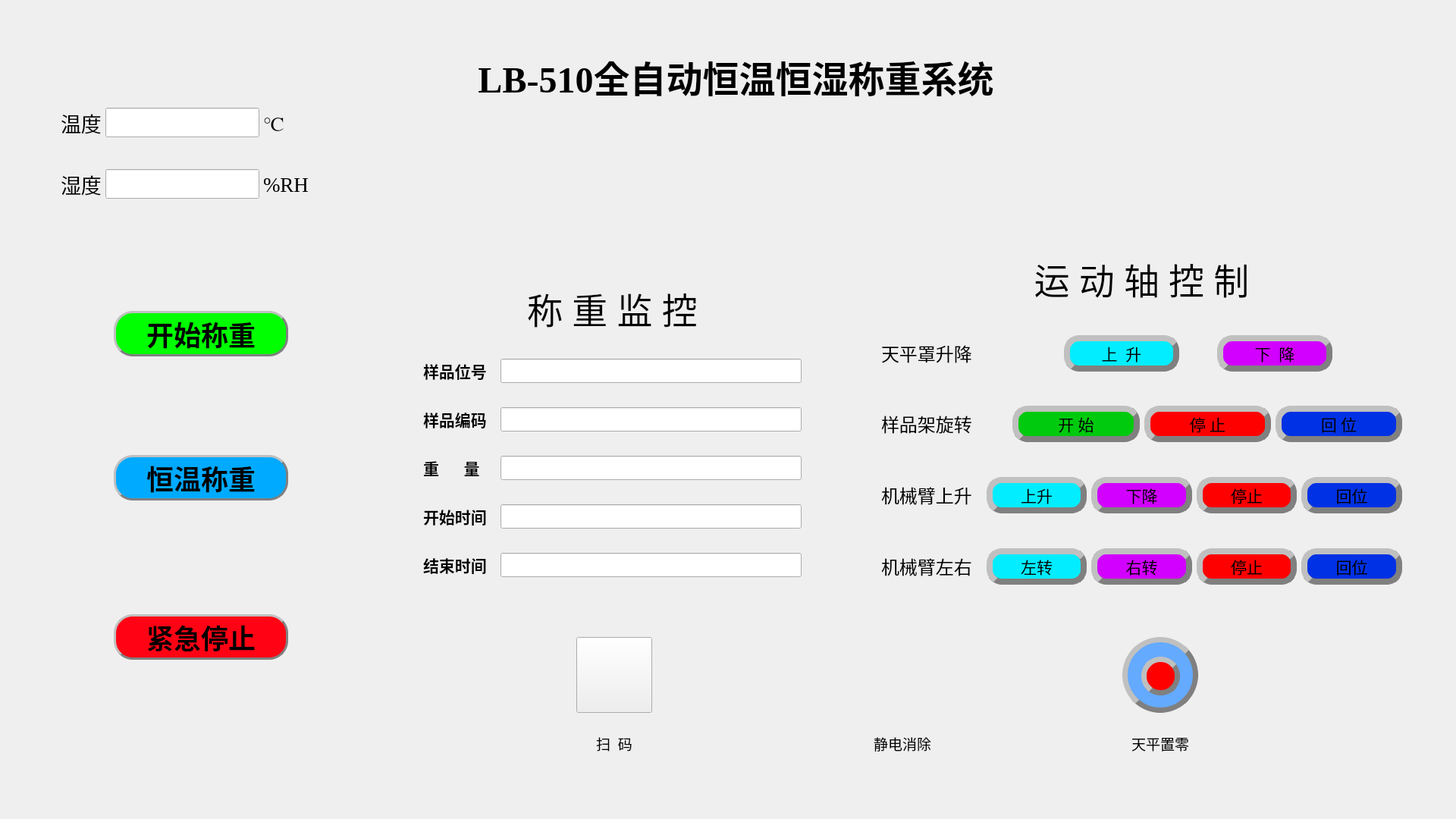
<?xml version="1.0" encoding="UTF-8"?>
<ui version="4.0">
 <class>Form</class>
 <widget class="QWidget" name="Form">
  <property name="geometry">
   <rect>
    <x>0</x>
    <y>0</y>
    <width>1920</width>
    <height>1080</height>
   </rect>
  </property>
  <property name="font">
   <font>
    <family>Times New Roman</family>
    <pointsize>14</pointsize>
    <weight>50</weight>
    <italic>false</italic>
    <bold>false</bold>
   </font>
  </property>
  <property name="mouseTracking">
   <bool>false</bool>
  </property>
  <property name="windowTitle">
   <string>Form</string>
  </property>
  <property name="autoFillBackground">
   <bool>false</bool>
  </property>
  <property name="styleSheet">
   <string notr="true"/>
  </property>
  <property name="windowFilePath">
   <string notr="true"/>
  </property>
  <widget class="QLabel" name="label_5">
   <property name="geometry">
    <rect>
     <x>480</x>
     <y>70</y>
     <width>981</width>
     <height>61</height>
    </rect>
   </property>
   <property name="font">
    <font>
     <family>Times New Roman</family>
     <pointsize>36</pointsize>
     <weight>75</weight>
     <italic>false</italic>
     <bold>true</bold>
     <stylestrategy>PreferDefault</stylestrategy>
    </font>
   </property>
   <property name="layoutDirection">
    <enum>Qt::LeftToRight</enum>
   </property>
   <property name="text">
    <string>LB-510全自动恒温恒湿称重系统</string>
   </property>
   <property name="textFormat">
    <enum>Qt::AutoText</enum>
   </property>
   <property name="alignment">
    <set>Qt::AlignCenter</set>
   </property>
  </widget>
  <widget class="QWidget" name="gridLayoutWidget">
   <property name="geometry">
    <rect>
     <x>60</x>
     <y>110</y>
     <width>421</width>
     <height>173</height>
    </rect>
   </property>
   <layout class="QGridLayout" name="gridLayout_2">
    <property name="leftMargin">
     <number>20</number>
    </property>
    <property name="topMargin">
     <number>12</number>
    </property>
    <property name="rightMargin">
     <number>74</number>
    </property>
    <property name="bottomMargin">
     <number>0</number>
    </property>
    <property name="horizontalSpacing">
     <number>5</number>
    </property>
    <property name="verticalSpacing">
     <number>21</number>
    </property>
    <item row="1" column="0">
     <widget class="QLabel" name="label_4">
      <property name="font">
       <font>
        <family>仿宋</family>
        <pointsize>20</pointsize>
        <weight>50</weight>
        <italic>false</italic>
        <bold>false</bold>
       </font>
      </property>
      <property name="text">
       <string>湿度</string>
      </property>
     </widget>
    </item>
    <item row="0" column="1">
     <widget class="QLineEdit" name="lineEdit_2">
      <property name="font">
       <font>
        <family>Times New Roman</family>
        <pointsize>20</pointsize>
        <weight>50</weight>
        <italic>false</italic>
        <bold>false</bold>
       </font>
      </property>
     </widget>
    </item>
    <item row="0" column="2">
     <widget class="QLabel" name="label_6">
      <property name="font">
       <font>
        <family>Times New Roman</family>
        <pointsize>20</pointsize>
        <weight>50</weight>
        <italic>false</italic>
        <bold>false</bold>
       </font>
      </property>
      <property name="text">
       <string>℃</string>
      </property>
     </widget>
    </item>
    <item row="0" column="0">
     <widget class="QLabel" name="label_2">
      <property name="font">
       <font>
        <family>仿宋</family>
        <pointsize>20</pointsize>
        <weight>50</weight>
        <italic>false</italic>
        <bold>false</bold>
       </font>
      </property>
      <property name="text">
       <string>温度</string>
      </property>
     </widget>
    </item>
    <item row="1" column="2">
     <widget class="QLabel" name="label_7">
      <property name="font">
       <font>
        <family>Times New Roman</family>
        <pointsize>20</pointsize>
        <weight>50</weight>
        <italic>false</italic>
        <bold>false</bold>
       </font>
      </property>
      <property name="text">
       <string>%RH</string>
      </property>
     </widget>
    </item>
    <item row="1" column="1">
     <widget class="QLineEdit" name="lineEdit_3">
      <property name="font">
       <font>
        <family>Times New Roman</family>
        <pointsize>20</pointsize>
        <weight>50</weight>
        <italic>false</italic>
        <bold>false</bold>
       </font>
      </property>
     </widget>
    </item>
   </layout>
  </widget>
  <widget class="QPushButton" name="pushButton_3">
   <property name="geometry">
    <rect>
     <x>1480</x>
     <y>840</y>
     <width>100</width>
     <height>100</height>
    </rect>
   </property>
   <property name="sizePolicy">
    <sizepolicy hsizetype="Minimum" vsizetype="Fixed">
     <horstretch>0</horstretch>
     <verstretch>0</verstretch>
    </sizepolicy>
   </property>
   <property name="font">
    <font>
     <family>黑体</family>
     <pointsize>14</pointsize>
     <weight>75</weight>
     <italic>false</italic>
     <bold>true</bold>
    </font>
   </property>
   <property name="focusPolicy">
    <enum>Qt::ClickFocus</enum>
   </property>
   <property name="layoutDirection">
    <enum>Qt::LeftToRight</enum>
   </property>
   <property name="styleSheet">
    <string notr="true">QPushButton{
	background-color: rgb(100, 170, 255);
        	color: green;   
       	 	border-radius: 50px;  border: 7px groove gray;
        	border-style: outset;
}</string>
   </property>
   <property name="text">
    <string/>
   </property>
   <property name="checkable">
    <bool>false</bool>
   </property>
  </widget>
  <widget class="QPushButton" name="pushButton">
   <property name="geometry">
    <rect>
     <x>150</x>
     <y>410</y>
     <width>230</width>
     <height>60</height>
    </rect>
   </property>
   <property name="sizePolicy">
    <sizepolicy hsizetype="Minimum" vsizetype="Fixed">
     <horstretch>0</horstretch>
     <verstretch>0</verstretch>
    </sizepolicy>
   </property>
   <property name="font">
    <font>
     <family>黑体</family>
     <pointsize>27</pointsize>
     <weight>75</weight>
     <italic>false</italic>
     <bold>true</bold>
    </font>
   </property>
   <property name="focusPolicy">
    <enum>Qt::ClickFocus</enum>
   </property>
   <property name="layoutDirection">
    <enum>Qt::RightToLeft</enum>
   </property>
   <property name="styleSheet">
    <string notr="true">
QPushButton{
            background-color: rgb(0, 255, 0);
       	 	border-radius: 25px;  border: 3px groove gray;
        	border-style: outset;
}</string>
   </property>
   <property name="text">
    <string>开始称重</string>
   </property>
   <property name="checkable">
    <bool>false</bool>
   </property>
  </widget>
  <widget class="QPushButton" name="pushButton_4">
   <property name="geometry">
    <rect>
     <x>150</x>
     <y>600</y>
     <width>230</width>
     <height>60</height>
    </rect>
   </property>
   <property name="font">
    <font>
     <family>黑体</family>
     <pointsize>27</pointsize>
     <weight>75</weight>
     <italic>false</italic>
     <bold>true</bold>
    </font>
   </property>
   <property name="styleSheet">
    <string notr="true">
QPushButton{
            background-color: rgb(0, 170, 255);
       	 	border-radius: 25px;  border: 3px groove gray;
        	border-style: outset;
}</string>
   </property>
   <property name="text">
    <string>恒温称重</string>
   </property>
  </widget>
  <widget class="QPushButton" name="pushButton_2">
   <property name="geometry">
    <rect>
     <x>150</x>
     <y>810</y>
     <width>230</width>
     <height>60</height>
    </rect>
   </property>
   <property name="sizePolicy">
    <sizepolicy hsizetype="Minimum" vsizetype="Fixed">
     <horstretch>0</horstretch>
     <verstretch>0</verstretch>
    </sizepolicy>
   </property>
   <property name="font">
    <font>
     <family>等线</family>
     <pointsize>27</pointsize>
     <weight>75</weight>
     <italic>false</italic>
     <bold>true</bold>
    </font>
   </property>
   <property name="focusPolicy">
    <enum>Qt::ClickFocus</enum>
   </property>
   <property name="layoutDirection">
    <enum>Qt::RightToLeft</enum>
   </property>
   <property name="styleSheet">
    <string notr="true">
QPushButton{
           background-color: rgb(255, 3, 20); 
       	 	border-radius: 25px;  border: 3px groove gray;
        	border-style: outset;
}

</string>
   </property>
   <property name="text">
    <string>紧急停止</string>
   </property>
   <property name="checkable">
    <bool>false</bool>
   </property>
  </widget>
  <widget class="QWidget" name="layoutWidget">
   <property name="geometry">
    <rect>
     <x>550</x>
     <y>360</y>
     <width>511</width>
     <height>421</height>
    </rect>
   </property>
   <layout class="QGridLayout" name="gridLayout">
    <property name="leftMargin">
     <number>8</number>
    </property>
    <property name="topMargin">
     <number>12</number>
    </property>
    <property name="rightMargin">
     <number>4</number>
    </property>
    <property name="bottomMargin">
     <number>20</number>
    </property>
    <property name="horizontalSpacing">
     <number>18</number>
    </property>
    <property name="verticalSpacing">
     <number>32</number>
    </property>
    <item row="3" column="1">
     <widget class="QLineEdit" name="lineEdit">
      <property name="sizePolicy">
       <sizepolicy hsizetype="Preferred" vsizetype="Ignored">
        <horstretch>0</horstretch>
        <verstretch>0</verstretch>
       </sizepolicy>
      </property>
      <property name="font">
       <font>
        <family>Times New Roman</family>
        <pointsize>13</pointsize>
        <weight>50</weight>
        <italic>false</italic>
        <bold>false</bold>
       </font>
      </property>
      <property name="focusPolicy">
       <enum>Qt::ClickFocus</enum>
      </property>
      <property name="contextMenuPolicy">
       <enum>Qt::NoContextMenu</enum>
      </property>
      <property name="layoutDirection">
       <enum>Qt::RightToLeft</enum>
      </property>
      <property name="cursorMoveStyle">
       <enum>Qt::LogicalMoveStyle</enum>
      </property>
     </widget>
    </item>
    <item row="1" column="1">
     <widget class="QLineEdit" name="lineEdit_4">
      <property name="sizePolicy">
       <sizepolicy hsizetype="Preferred" vsizetype="Ignored">
        <horstretch>0</horstretch>
        <verstretch>0</verstretch>
       </sizepolicy>
      </property>
      <property name="minimumSize">
       <size>
        <width>0</width>
        <height>0</height>
       </size>
      </property>
      <property name="sizeIncrement">
       <size>
        <width>0</width>
        <height>0</height>
       </size>
      </property>
      <property name="font">
       <font>
        <family>Times New Roman</family>
        <pointsize>13</pointsize>
        <weight>50</weight>
        <italic>false</italic>
        <bold>false</bold>
       </font>
      </property>
      <property name="alignment">
       <set>Qt::AlignLeading|Qt::AlignLeft|Qt::AlignVCenter</set>
      </property>
      <property name="placeholderText">
       <string/>
      </property>
      <property name="cursorMoveStyle">
       <enum>Qt::VisualMoveStyle</enum>
      </property>
     </widget>
    </item>
    <item row="1" column="0">
     <widget class="QLabel" name="label_10">
      <property name="font">
       <font>
        <family>等线 Light</family>
        <pointsize>16</pointsize>
        <weight>75</weight>
        <italic>false</italic>
        <bold>true</bold>
       </font>
      </property>
      <property name="text">
       <string>样品位号</string>
      </property>
     </widget>
    </item>
    <item row="0" column="0" colspan="2">
     <widget class="QLabel" name="label_9">
      <property name="font">
       <font>
        <family>隶书</family>
        <pointsize>35</pointsize>
        <weight>50</weight>
        <italic>false</italic>
        <bold>false</bold>
       </font>
      </property>
      <property name="text">
       <string>称 重 监 控</string>
      </property>
      <property name="alignment">
       <set>Qt::AlignCenter</set>
      </property>
     </widget>
    </item>
    <item row="4" column="1">
     <widget class="QLineEdit" name="lineEdit_5">
      <property name="sizePolicy">
       <sizepolicy hsizetype="Preferred" vsizetype="Ignored">
        <horstretch>0</horstretch>
        <verstretch>0</verstretch>
       </sizepolicy>
      </property>
      <property name="minimumSize">
       <size>
        <width>0</width>
        <height>0</height>
       </size>
      </property>
      <property name="sizeIncrement">
       <size>
        <width>0</width>
        <height>0</height>
       </size>
      </property>
      <property name="font">
       <font>
        <family>Times New Roman</family>
        <pointsize>13</pointsize>
        <weight>50</weight>
        <italic>false</italic>
        <bold>false</bold>
       </font>
      </property>
     </widget>
    </item>
    <item row="5" column="1">
     <widget class="QLineEdit" name="lineEdit_6">
      <property name="sizePolicy">
       <sizepolicy hsizetype="Preferred" vsizetype="Ignored">
        <horstretch>0</horstretch>
        <verstretch>0</verstretch>
       </sizepolicy>
      </property>
      <property name="minimumSize">
       <size>
        <width>0</width>
        <height>0</height>
       </size>
      </property>
      <property name="sizeIncrement">
       <size>
        <width>0</width>
        <height>0</height>
       </size>
      </property>
      <property name="font">
       <font>
        <family>Times New Roman</family>
        <pointsize>13</pointsize>
        <weight>50</weight>
        <italic>false</italic>
        <bold>false</bold>
       </font>
      </property>
     </widget>
    </item>
    <item row="2" column="1">
     <widget class="QLineEdit" name="lineEdit_7">
      <property name="sizePolicy">
       <sizepolicy hsizetype="Preferred" vsizetype="Ignored">
        <horstretch>0</horstretch>
        <verstretch>0</verstretch>
       </sizepolicy>
      </property>
      <property name="font">
       <font>
        <family>Times New Roman</family>
        <pointsize>13</pointsize>
        <weight>50</weight>
        <italic>false</italic>
        <bold>false</bold>
       </font>
      </property>
     </widget>
    </item>
    <item row="3" column="0">
     <widget class="QLabel" name="label">
      <property name="sizePolicy">
       <sizepolicy hsizetype="Preferred" vsizetype="Preferred">
        <horstretch>0</horstretch>
        <verstretch>0</verstretch>
       </sizepolicy>
      </property>
      <property name="font">
       <font>
        <family>等线 Light</family>
        <pointsize>16</pointsize>
        <weight>75</weight>
        <italic>false</italic>
        <bold>true</bold>
       </font>
      </property>
      <property name="focusPolicy">
       <enum>Qt::NoFocus</enum>
      </property>
      <property name="contextMenuPolicy">
       <enum>Qt::DefaultContextMenu</enum>
      </property>
      <property name="layoutDirection">
       <enum>Qt::LeftToRight</enum>
      </property>
      <property name="text">
       <string>重      量</string>
      </property>
     </widget>
    </item>
    <item row="5" column="0">
     <widget class="QLabel" name="label_12">
      <property name="sizePolicy">
       <sizepolicy hsizetype="Fixed" vsizetype="Preferred">
        <horstretch>0</horstretch>
        <verstretch>0</verstretch>
       </sizepolicy>
      </property>
      <property name="font">
       <font>
        <family>等线 Light</family>
        <pointsize>16</pointsize>
        <weight>75</weight>
        <italic>false</italic>
        <bold>true</bold>
       </font>
      </property>
      <property name="text">
       <string>结束时间</string>
      </property>
     </widget>
    </item>
    <item row="4" column="0">
     <widget class="QLabel" name="label_11">
      <property name="font">
       <font>
        <family>等线 Light</family>
        <pointsize>16</pointsize>
        <weight>75</weight>
        <italic>false</italic>
        <bold>true</bold>
       </font>
      </property>
      <property name="text">
       <string>开始时间</string>
      </property>
     </widget>
    </item>
    <item row="2" column="0">
     <widget class="QLabel" name="label_17">
      <property name="font">
       <font>
        <family>等线 Light</family>
        <pointsize>16</pointsize>
        <weight>75</weight>
        <italic>false</italic>
        <bold>true</bold>
       </font>
      </property>
      <property name="text">
       <string>样品编码</string>
      </property>
     </widget>
    </item>
   </layout>
  </widget>
  <widget class="QPushButton" name="pushButton_7">
   <property name="geometry">
    <rect>
     <x>760</x>
     <y>840</y>
     <width>100</width>
     <height>100</height>
    </rect>
   </property>
   <property name="font">
    <font>
     <family>SimSun</family>
     <pointsize>12</pointsize>
     <weight>50</weight>
     <italic>false</italic>
     <bold>false</bold>
    </font>
   </property>
   <property name="styleSheet">
    <string notr="true">image: url(:/loobo/code.jpg);</string>
   </property>
   <property name="text">
    <string/>
   </property>
  </widget>
  <widget class="QPushButton" name="pushButton_8">
   <property name="geometry">
    <rect>
     <x>1140</x>
     <y>840</y>
     <width>100</width>
     <height>100</height>
    </rect>
   </property>
   <property name="styleSheet">
    <string notr="true">QPushButton{
            image: url(:/loobo/icon1.jpg);
        	color: green;   
       	 	border-radius: 30px;  border: 0px groove gray;
        	border-style: outset;
}</string>
   </property>
   <property name="text">
    <string/>
   </property>
  </widget>
  <widget class="QLabel" name="label_13">
   <property name="geometry">
    <rect>
     <x>760</x>
     <y>960</y>
     <width>100</width>
     <height>41</height>
    </rect>
   </property>
   <property name="sizePolicy">
    <sizepolicy hsizetype="Preferred" vsizetype="Preferred">
     <horstretch>0</horstretch>
     <verstretch>0</verstretch>
    </sizepolicy>
   </property>
   <property name="font">
    <font>
     <family>仿宋</family>
     <pointsize>14</pointsize>
     <weight>50</weight>
     <italic>false</italic>
     <bold>false</bold>
    </font>
   </property>
   <property name="text">
    <string>扫  码</string>
   </property>
   <property name="alignment">
    <set>Qt::AlignCenter</set>
   </property>
  </widget>
  <widget class="QLabel" name="label_14">
   <property name="geometry">
    <rect>
     <x>1140</x>
     <y>960</y>
     <width>100</width>
     <height>41</height>
    </rect>
   </property>
   <property name="font">
    <font>
     <family>仿宋</family>
     <pointsize>14</pointsize>
     <weight>50</weight>
     <italic>false</italic>
     <bold>false</bold>
     <underline>false</underline>
     <strikeout>false</strikeout>
     <kerning>false</kerning>
    </font>
   </property>
   <property name="mouseTracking">
    <bool>false</bool>
   </property>
   <property name="text">
    <string>静电消除</string>
   </property>
   <property name="alignment">
    <set>Qt::AlignCenter</set>
   </property>
  </widget>
  <widget class="QWidget" name="layoutWidget">
   <property name="geometry">
    <rect>
     <x>1160</x>
     <y>310</y>
     <width>691</width>
     <height>481</height>
    </rect>
   </property>
   <layout class="QVBoxLayout" name="verticalLayout_8">
    <property name="leftMargin">
     <number>2</number>
    </property>
    <property name="topMargin">
     <number>8</number>
    </property>
    <property name="rightMargin">
     <number>2</number>
    </property>
    <property name="bottomMargin">
     <number>0</number>
    </property>
    <item>
     <layout class="QVBoxLayout" name="verticalLayout">
      <item>
       <widget class="QLabel" name="label_8">
        <property name="enabled">
         <bool>true</bool>
        </property>
        <property name="font">
         <font>
          <family>隶书</family>
          <pointsize>35</pointsize>
          <weight>50</weight>
          <italic>false</italic>
          <bold>false</bold>
          <kerning>true</kerning>
         </font>
        </property>
        <property name="layoutDirection">
         <enum>Qt::LeftToRight</enum>
        </property>
        <property name="text">
         <string>运 动 轴 控 制</string>
        </property>
        <property name="alignment">
         <set>Qt::AlignCenter</set>
        </property>
        <property name="textInteractionFlags">
         <set>Qt::LinksAccessibleByMouse</set>
        </property>
       </widget>
      </item>
     </layout>
    </item>
    <item>
     <layout class="QVBoxLayout" name="verticalLayout_7">
      <item>
       <layout class="QHBoxLayout" name="horizontalLayout">
        <property name="spacing">
         <number>50</number>
        </property>
        <property name="leftMargin">
         <number>0</number>
        </property>
        <property name="topMargin">
         <number>20</number>
        </property>
        <property name="rightMargin">
         <number>92</number>
        </property>
        <property name="bottomMargin">
         <number>19</number>
        </property>
        <item alignment="Qt::AlignHCenter">
         <widget class="QLabel" name="label_16">
          <property name="enabled">
           <bool>true</bool>
          </property>
          <property name="minimumSize">
           <size>
            <width>191</width>
            <height>0</height>
           </size>
          </property>
          <property name="font">
           <font>
            <family>华文楷体</family>
            <pointsize>18</pointsize>
            <weight>50</weight>
            <italic>false</italic>
            <bold>false</bold>
           </font>
          </property>
          <property name="focusPolicy">
           <enum>Qt::TabFocus</enum>
          </property>
          <property name="layoutDirection">
           <enum>Qt::LeftToRight</enum>
          </property>
          <property name="text">
           <string>天平罩升降</string>
          </property>
         </widget>
        </item>
        <item>
         <widget class="QPushButton" name="pushButton_9">
          <property name="sizePolicy">
           <sizepolicy hsizetype="Ignored" vsizetype="Preferred">
            <horstretch>0</horstretch>
            <verstretch>0</verstretch>
           </sizepolicy>
          </property>
          <property name="maximumSize">
           <size>
            <width>16777090</width>
            <height>16777215</height>
           </size>
          </property>
          <property name="font">
           <font>
            <family>楷体</family>
            <pointsize>16</pointsize>
            <weight>50</weight>
            <italic>false</italic>
            <bold>false</bold>
           </font>
          </property>
          <property name="cursor">
           <cursorShape>ArrowCursor</cursorShape>
          </property>
          <property name="mouseTracking">
           <bool>false</bool>
          </property>
          <property name="focusPolicy">
           <enum>Qt::StrongFocus</enum>
          </property>
          <property name="contextMenuPolicy">
           <enum>Qt::NoContextMenu</enum>
          </property>
          <property name="styleSheet">
           <string notr="true">QPushButton{
	background-color: qlineargradient(spread:pad, x1:0.980392, y1:1, x2:1, y2:1, stop:0 rgba(2, 237, 255, 255), stop:1 rgba(255, 255, 255, 255));
       	 	border-radius: 20px;  border: 8px groove gray;
        	border-style: outset;
}</string>
          </property>
          <property name="text">
           <string>上  升</string>
          </property>
         </widget>
        </item>
        <item>
         <widget class="QPushButton" name="pushButton_10">
          <property name="sizePolicy">
           <sizepolicy hsizetype="Ignored" vsizetype="Preferred">
            <horstretch>0</horstretch>
            <verstretch>0</verstretch>
           </sizepolicy>
          </property>
          <property name="maximumSize">
           <size>
            <width>16777215</width>
            <height>16777215</height>
           </size>
          </property>
          <property name="font">
           <font>
            <family>楷体</family>
            <pointsize>16</pointsize>
            <weight>50</weight>
            <italic>false</italic>
            <bold>false</bold>
           </font>
          </property>
          <property name="cursor">
           <cursorShape>ArrowCursor</cursorShape>
          </property>
          <property name="mouseTracking">
           <bool>false</bool>
          </property>
          <property name="focusPolicy">
           <enum>Qt::StrongFocus</enum>
          </property>
          <property name="contextMenuPolicy">
           <enum>Qt::NoContextMenu</enum>
          </property>
          <property name="styleSheet">
           <string notr="true">QPushButton{
	background-color: qlineargradient(spread:pad, x1:1, y1:1, x2:1, y2:1, stop:0 rgba(209, 0, 255, 255), stop:1 rgba(255, 255, 255, 255));
       	 	border-radius: 20px;  border: 8px groove gray;
        	border-style: outset;
}</string>
          </property>
          <property name="text">
           <string>下  降</string>
          </property>
         </widget>
        </item>
       </layout>
      </item>
      <item>
       <layout class="QHBoxLayout" name="horizontalLayout_2">
        <property name="leftMargin">
         <number>0</number>
        </property>
        <property name="topMargin">
         <number>20</number>
        </property>
        <property name="rightMargin">
         <number>0</number>
        </property>
        <property name="bottomMargin">
         <number>20</number>
        </property>
        <item>
         <widget class="QLabel" name="label_3">
          <property name="font">
           <font>
            <family>华文楷体</family>
            <pointsize>18</pointsize>
            <weight>50</weight>
            <italic>false</italic>
            <bold>false</bold>
           </font>
          </property>
          <property name="text">
           <string>样品架旋转</string>
          </property>
         </widget>
        </item>
        <item>
         <widget class="QPushButton" name="pushButton_5">
          <property name="font">
           <font>
            <family>楷体</family>
            <pointsize>16</pointsize>
            <weight>50</weight>
            <italic>false</italic>
            <bold>false</bold>
           </font>
          </property>
          <property name="styleSheet">
           <string notr="true">QPushButton{
	background-color: qlineargradient(spread:pad, x1:1, y1:1, x2:1, y2:1, stop:0 rgba(0, 202, 14, 255), stop:1 rgba(255, 255, 255, 255));
       	 	border-radius: 20px;  border: 8px groove gray;
        	border-style: outset;
}</string>
          </property>
          <property name="text">
           <string>开 始</string>
          </property>
         </widget>
        </item>
        <item>
         <widget class="QPushButton" name="pushButton_6">
          <property name="font">
           <font>
            <family>楷体</family>
            <pointsize>16</pointsize>
            <weight>50</weight>
            <italic>false</italic>
            <bold>false</bold>
           </font>
          </property>
          <property name="styleSheet">
           <string notr="true">QPushButton{
	background-color: qlineargradient(spread:pad, x1:1, y1:1, x2:1, y2:1, stop:0 rgba(255, 0, 0, 255), stop:1 rgba(255, 255, 255, 255));
       	 	border-radius: 20px;  border: 8px groove gray;
        	border-style: outset;
}</string>
          </property>
          <property name="text">
           <string>停 止</string>
          </property>
         </widget>
        </item>
        <item>
         <widget class="QPushButton" name="pushButton_17">
          <property name="font">
           <font>
            <family>楷体</family>
            <pointsize>16</pointsize>
            <weight>50</weight>
            <italic>false</italic>
            <bold>false</bold>
           </font>
          </property>
          <property name="styleSheet">
           <string notr="true">QPushButton{
	background-color: qlineargradient(spread:pad, x1:1, y1:1, x2:1, y2:1, stop:0 rgba(0, 49, 228, 255), stop:1 rgba(255, 255, 255, 255));
       	 	border-radius: 20px;  border: 8px groove gray;
        	border-style: outset;
}</string>
          </property>
          <property name="text">
           <string>回 位</string>
          </property>
         </widget>
        </item>
       </layout>
      </item>
      <item>
       <layout class="QHBoxLayout" name="horizontalLayout_5">
        <item>
         <layout class="QVBoxLayout" name="verticalLayout_6">
          <item>
           <layout class="QHBoxLayout" name="horizontalLayout_3">
            <property name="topMargin">
             <number>20</number>
            </property>
            <property name="bottomMargin">
             <number>20</number>
            </property>
            <item>
             <widget class="QLabel" name="label_18">
              <property name="font">
               <font>
                <family>华文楷体</family>
                <pointsize>18</pointsize>
                <weight>50</weight>
                <italic>false</italic>
                <bold>false</bold>
               </font>
              </property>
              <property name="text">
               <string>机械臂上升</string>
              </property>
             </widget>
            </item>
            <item>
             <widget class="QPushButton" name="pushButton_13">
              <property name="font">
               <font>
                <family>楷体</family>
                <pointsize>16</pointsize>
                <weight>50</weight>
                <italic>false</italic>
                <bold>false</bold>
               </font>
              </property>
              <property name="styleSheet">
               <string notr="true">QPushButton{
	background-color: qlineargradient(spread:pad, x1:0.980392, y1:1, x2:1, y2:1, stop:0 rgba(2, 237, 255, 255), stop:1 rgba(255, 255, 255, 255));
       	 	border-radius: 20px;  border: 8px groove gray;
        	border-style: outset;
}</string>
              </property>
              <property name="text">
               <string>上升</string>
              </property>
              <property name="autoRepeatDelay">
               <number>300</number>
              </property>
             </widget>
            </item>
            <item>
             <widget class="QPushButton" name="pushButton_14">
              <property name="font">
               <font>
                <family>楷体</family>
                <pointsize>16</pointsize>
                <weight>50</weight>
                <italic>false</italic>
                <bold>false</bold>
               </font>
              </property>
              <property name="styleSheet">
               <string notr="true">QPushButton{
	background-color: qlineargradient(spread:pad, x1:1, y1:1, x2:1, y2:1, stop:0 rgba(209, 0, 255, 255), stop:1 rgba(255, 255, 255, 255));
       	 	border-radius: 20px;  border: 8px groove gray;
        	border-style: outset;
}</string>
              </property>
              <property name="text">
               <string>下降</string>
              </property>
              <property name="autoRepeatDelay">
               <number>300</number>
              </property>
             </widget>
            </item>
            <item>
             <widget class="QPushButton" name="pushButton_19">
              <property name="font">
               <font>
                <family>楷体</family>
                <pointsize>16</pointsize>
                <weight>50</weight>
                <italic>false</italic>
                <bold>false</bold>
               </font>
              </property>
              <property name="styleSheet">
               <string notr="true">QPushButton{
	background-color: qlineargradient(spread:pad, x1:1, y1:1, x2:1, y2:1, stop:0 rgba(255, 0, 0, 255), stop:1 rgba(255, 255, 255, 255));
       	 	border-radius: 20px;  border: 8px groove gray;
        	border-style: outset;
}</string>
              </property>
              <property name="text">
               <string>停止</string>
              </property>
              <property name="autoRepeatDelay">
               <number>300</number>
              </property>
             </widget>
            </item>
            <item>
             <widget class="QPushButton" name="pushButton_16">
              <property name="font">
               <font>
                <family>楷体</family>
                <pointsize>16</pointsize>
                <weight>50</weight>
                <italic>false</italic>
                <bold>false</bold>
               </font>
              </property>
              <property name="styleSheet">
               <string notr="true">QPushButton{
	background-color: qlineargradient(spread:pad, x1:1, y1:1, x2:1, y2:1, stop:0 rgba(0, 49, 228, 255), stop:1 rgba(255, 255, 255, 255));
       	 	border-radius: 20px;  border: 8px groove gray;
        	border-style: outset;
}</string>
              </property>
              <property name="text">
               <string>回位</string>
              </property>
              <property name="autoRepeatDelay">
               <number>300</number>
              </property>
             </widget>
            </item>
           </layout>
          </item>
          <item>
           <layout class="QHBoxLayout" name="horizontalLayout_4">
            <property name="topMargin">
             <number>20</number>
            </property>
            <property name="bottomMargin">
             <number>20</number>
            </property>
            <item>
             <widget class="QLabel" name="label_19">
              <property name="font">
               <font>
                <family>华文楷体</family>
                <pointsize>18</pointsize>
                <weight>50</weight>
                <italic>false</italic>
                <bold>false</bold>
               </font>
              </property>
              <property name="text">
               <string>机械臂左右</string>
              </property>
             </widget>
            </item>
            <item>
             <widget class="QPushButton" name="pushButton_11">
              <property name="font">
               <font>
                <family>楷体</family>
                <pointsize>16</pointsize>
                <weight>50</weight>
                <italic>false</italic>
                <bold>false</bold>
               </font>
              </property>
              <property name="styleSheet">
               <string notr="true">QPushButton{
	background-color: qlineargradient(spread:pad, x1:0.980392, y1:1, x2:1, y2:1, stop:0 rgba(2, 237, 255, 255), stop:1 rgba(255, 255, 255, 255));
       	 	border-radius: 20px;  border: 8px groove gray;
        	border-style: outset;
}</string>
              </property>
              <property name="text">
               <string>左转</string>
              </property>
             </widget>
            </item>
            <item>
             <widget class="QPushButton" name="pushButton_12">
              <property name="font">
               <font>
                <family>楷体</family>
                <pointsize>16</pointsize>
                <weight>50</weight>
                <italic>false</italic>
                <bold>false</bold>
               </font>
              </property>
              <property name="styleSheet">
               <string notr="true">QPushButton{
	background-color: qlineargradient(spread:pad, x1:1, y1:1, x2:1, y2:1, stop:0 rgba(209, 0, 255, 255), stop:1 rgba(255, 255, 255, 255));
       	 	border-radius: 20px;  border: 8px groove gray;
        	border-style: outset;
}</string>
              </property>
              <property name="text">
               <string>右转</string>
              </property>
             </widget>
            </item>
            <item>
             <widget class="QPushButton" name="pushButton_15">
              <property name="font">
               <font>
                <family>楷体</family>
                <pointsize>16</pointsize>
                <weight>50</weight>
                <italic>false</italic>
                <bold>false</bold>
               </font>
              </property>
              <property name="styleSheet">
               <string notr="true">QPushButton{
	background-color: qlineargradient(spread:pad, x1:1, y1:1, x2:1, y2:1, stop:0 rgba(255, 0, 0, 255), stop:1 rgba(255, 255, 255, 255));
       	 	border-radius: 20px;  border: 8px groove gray;
        	border-style: outset;
}</string>
              </property>
              <property name="text">
               <string>停止</string>
              </property>
             </widget>
            </item>
            <item>
             <widget class="QPushButton" name="pushButton_18">
              <property name="font">
               <font>
                <family>楷体</family>
                <pointsize>16</pointsize>
                <weight>50</weight>
                <italic>false</italic>
                <bold>false</bold>
               </font>
              </property>
              <property name="layoutDirection">
               <enum>Qt::RightToLeft</enum>
              </property>
              <property name="styleSheet">
               <string notr="true">QPushButton{
	background-color: qlineargradient(spread:pad, x1:1, y1:1, x2:1, y2:1, stop:0 rgba(0, 49, 228, 255), stop:1 rgba(255, 255, 255, 255));
       	 	border-radius: 20px;  border: 8px groove gray;
        	border-style: outset;
}</string>
              </property>
              <property name="text">
               <string>回位</string>
              </property>
             </widget>
            </item>
           </layout>
          </item>
         </layout>
        </item>
       </layout>
      </item>
     </layout>
    </item>
   </layout>
  </widget>
  <widget class="QLabel" name="label_15">
   <property name="geometry">
    <rect>
     <x>1480</x>
     <y>960</y>
     <width>100</width>
     <height>41</height>
    </rect>
   </property>
   <property name="font">
    <font>
     <family>仿宋</family>
     <pointsize>14</pointsize>
     <weight>50</weight>
     <italic>false</italic>
     <bold>false</bold>
    </font>
   </property>
   <property name="layoutDirection">
    <enum>Qt::LeftToRight</enum>
   </property>
   <property name="text">
    <string>天平置零</string>
   </property>
   <property name="alignment">
    <set>Qt::AlignCenter</set>
   </property>
  </widget>
  <widget class="QPushButton" name="pushButton_20">
   <property name="geometry">
    <rect>
     <x>1505</x>
     <y>866</y>
     <width>51</width>
     <height>51</height>
    </rect>
   </property>
   <property name="styleSheet">
    <string notr="true">QPushButton{
	background-color: rgb(255, 0, 0);
        	color: green;   
       	 	border-radius: 25px;  border: 7px groove gray;
        	border-style: outset;
}</string>
   </property>
   <property name="text">
    <string/>
   </property>
  </widget>
  <widget class="QLabel" name="label_20">
   <property name="geometry">
    <rect>
     <x>1450</x>
     <y>40</y>
     <width>391</width>
     <height>231</height>
    </rect>
   </property>
   <property name="styleSheet">
    <string notr="true">border-image: url(:/newPrefix/images/屏幕截图 2021-03-20 081356.png);</string>
   </property>
   <property name="text">
    <string/>
   </property>
  </widget>
  <zorder>layoutWidget</zorder>
  <zorder>layoutWidget</zorder>
  <zorder>label_5</zorder>
  <zorder>gridLayoutWidget</zorder>
  <zorder>pushButton_3</zorder>
  <zorder>pushButton</zorder>
  <zorder>pushButton_4</zorder>
  <zorder>pushButton_2</zorder>
  <zorder>pushButton_7</zorder>
  <zorder>pushButton_8</zorder>
  <zorder>label_13</zorder>
  <zorder>label_14</zorder>
  <zorder>label_15</zorder>
  <zorder>pushButton_20</zorder>
  <zorder>label_20</zorder>
 </widget>
 <resources>
  <include location="loobo.qrc"/>
 </resources>
 <connections/>
</ui>
